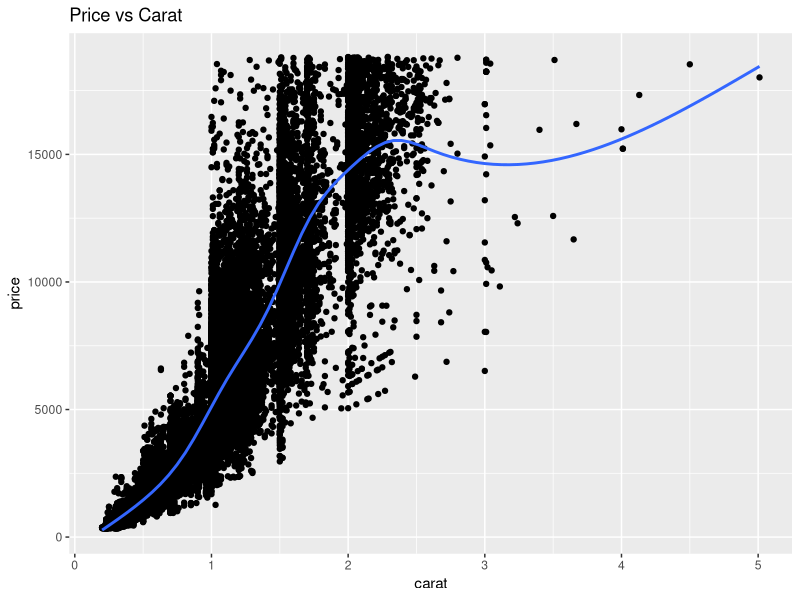
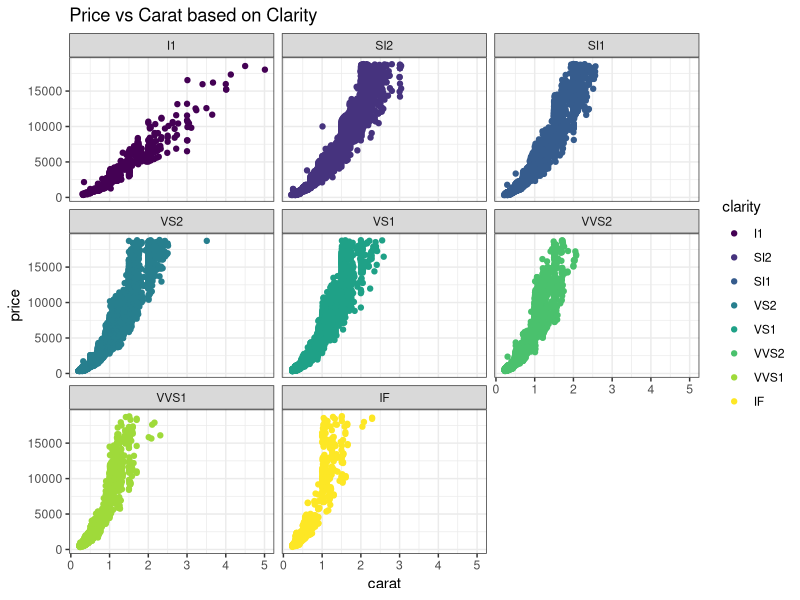
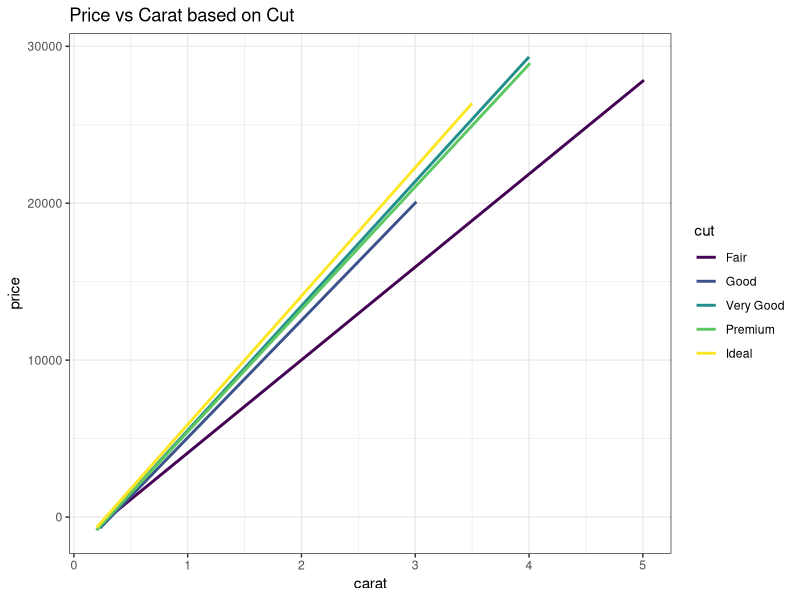
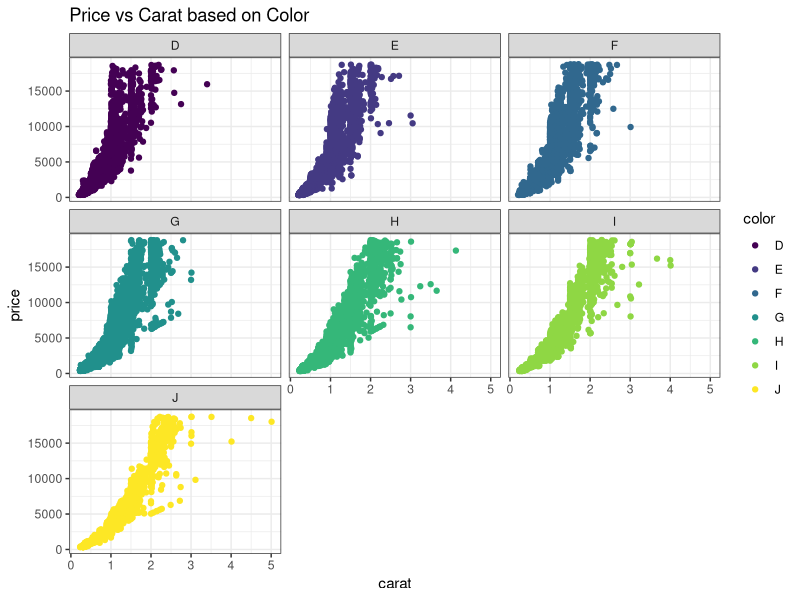

Source code (R) for these figures, in order:
## ---- chunk 1
knitr::opts_chunk$set(echo = TRUE)
library(tidyverse)
library(ggplot2)
## ---- chunk 2
head(diamonds)
## ---- chunk 3
summary(diamonds)
## ---- chunk 4
library(ggplot2)
ggplot(data= diamonds,aes(x=carat,y=price)) +geom_point()+labs(title ="Price vs Carat")+geom_smooth(se=FALSE)
## ---- chunk 5
library(ggplot2)
ggplot(data= diamonds,aes(x=carat,y=price,color=clarity)) +geom_point()+labs(title ="Price vs Carat based on Clarity")+facet_wrap(clarity~.)+theme_bw()
## ---- chunk 6
library(ggplot2)
ggplot(data= diamonds,aes(x=carat,y=price,color=cut))+geom_smooth(method="lm",se=FALSE)+labs(title ="Price vs Carat based on Cut")+theme_bw()
## ---- chunk 7
library(ggplot2)
ggplot(data= diamonds,aes(x=carat,y=price,color=color)) +geom_point()+labs(title ="Price vs Carat based on Color")+facet_wrap(color~.)+theme_bw()
## ---- chunk 8
mydata<-diamonds %>% select(price,carat,depth,table)
cor(mydata)
